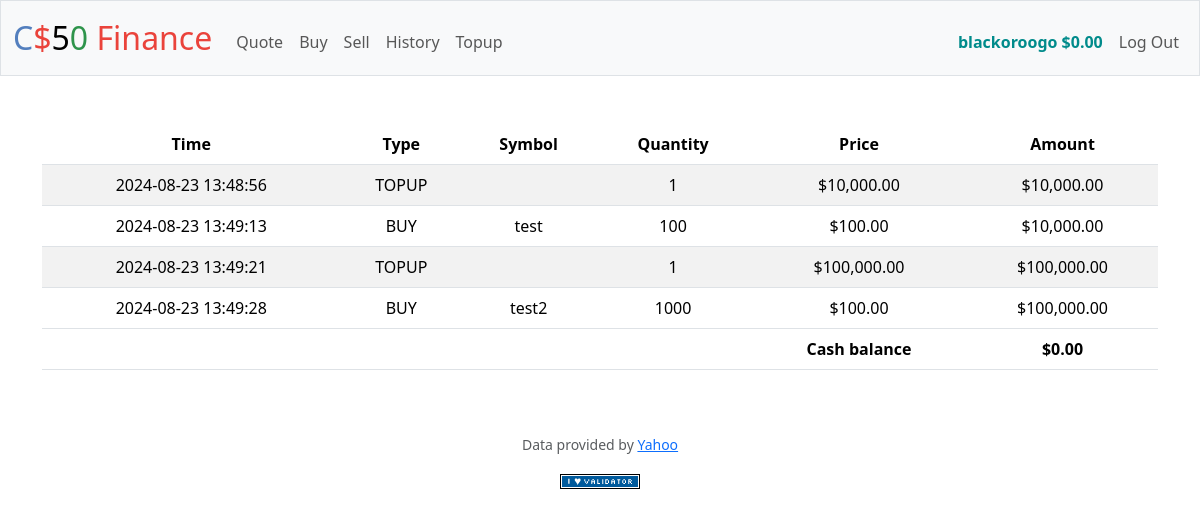
Screenshot of /history (signed in) with the database file from the repository.
### tables this page shows
CREATE TABLE users (
    id INTEGER PRIMARY KEY AUTOINCREMENT NOT NULL,
    username TEXT NOT NULL,
    hash TEXT NOT NULL,
    cash NUMERIC NOT NULL DEFAULT 10000.00 CHECK (cash >= 0.00)
);

CREATE TABLE user_transaction (
    id INTEGER PRIMARY KEY AUTOINCREMENT NOT NULL,
    user_id INTEGER NOT NULL,
    transation_time TIMESTAMP DEFAULT CURRENT_TIMESTAMP,
    transation_type_id INTEGER NOT NULL,
    symbol TEXT DEFAULT NULL,
    quantity INTEGER NOT NULL DEFAULT 1,
    price REAL NOT NULL,
    amount REAL NOT NULL GENERATED ALWAYS AS (quantity * price),
    FOREIGN KEY(user_id) REFERENCES users(id) FOREIGN KEY(transation_type_id) REFERENCES transaction_type(id)
);

CREATE TABLE transaction_type(
    id INTEGER PRIMARY KEY AUTOINCREMENT NOT NULL,
    name TEXT NOT NULL,
    TYPE TEXT NOT NULL CHECK (TYPE IN ('credit', 'debit'))
);

### app.py (the view)
@app.route("/history")
@login_required
def history():
    result = db.execute(SQL_USER_HISTORY, session["user_id"])
    return do_render("history.html", history=result)

### app.py (called while the page is built)
@app.after_request
def after_request(response):
    response.headers["Cache-Control"] = "no-cache, no-store, must-revalidate"
    response.headers["Expires"] = 0
    response.headers["Pragma"] = "no-cache"
    return response

def do_render(*args, **kwargs):
    if session.get("user_id"):
        user_data = db.execute(SQL_GET_USER_DATA, session["user_id"])[0]
        return render_template(*args, **kwargs, user_data=user_data)
    return render_template(*args, **kwargs)

### helpers.py (called while the page is built)
def login_required(f):
    @wraps(f)
    def decorated_function(*args, **kwargs):
        if session.get("user_id") is None:
            return redirect("/login")
        return f(*args, **kwargs)
    return decorated_function

def usd(value):
    return f"${value:,.2f}"

### templates/history.html (shortened to what this page needs)
{% extends "layout.html" %}
{% block main %}
    {% if history %}
        <table class="table table-striped">
            <thead >
                <tr>
                    <th scope="col">Time</th>
                    <th scope="col">Type</th>
                    <th scope="col">Symbol</th>
                    <th scope="col">Quantity</th>
                    <th scope="col">Price</th>
                    <th scope="col">Amount</th>
                </tr>
            </thead>
            <tbody>
                {% for item in history %}
                    <tr>
                        <td>{{ item["time"] }}</td>
                        <td>{{ item["name"] }}</td>
                        <td>{% if item["symbol"] %}
                            {{ item["symbol"] }}
                        {% endif %}</td>
                        <td>{{ item["quantity"] }}</td>
                        <td>{{ item["price"] | usd }}</td>
                        <td>{{ item["amount"] | usd }}</td>
                    </tr>
                {% endfor %}
            </tbody>
            <tfoot>
                <tr>
                    <td></td>
                    <td></td>
                    <td></td>
                    <td></td>
                    <td>Cash balance</td>
                    <td>{{ history | sum(attribute='balance_amount') | usd }}</td>
                </tr>
            </tfoot>
        </table>
    {% endif %}
{% endblock %}

### templates/layout.html (shortened to what this page needs)
<!DOCTYPE html>
<html lang="en">
    <head>
        <link href="https://cdn.jsdelivr.net/npm/bootstrap@5.3.3/dist/css/bootstrap.min.css"
              rel="stylesheet"
>
        <link href="/static/styles.css" rel="stylesheet">
    </head>
    <body>
        <nav class="bg-light border navbar navbar-expand-md navbar-light">
            <div class="container-fluid">
                <a class="navbar-brand" href="/"><span class="blue">C</span><span class="red">$</span><span class="yellow">5</span><span class="green">0</span> <span class="red">Finance</span></a>
                <div class="collapse navbar-collapse" id="navbar">
                    {% if session["user_id"] %}
                        <ul class="navbar-nav me-auto mt-2">
                            <li class="nav-item">
                                <a class="nav-link" href="/quote">Quote</a>
                            </li>
                            <li class="nav-item">
                                <a class="nav-link" href="/buy">Buy</a>
                            </li>
                            <li class="nav-item">
                                <a class="nav-link" href="/sell">Sell</a>
                            </li>
                            <li class="nav-item">
                                <a class="nav-link" href="/history">History</a>
                            </li>
                            <li class="nav-item">
                                <a class="nav-link" href="/topup">Topup</a>
                            </li>
                        </ul>
                        <ul class="navbar-nav ms-auto mt-2">
                            {% if user_data %}
                                <li class="nav-item">
                                    <a class="nav-link user" href="/topup">{{ user_data["username"] }} {{ user_data["cash"] | usd }}</a>
                                </li>
                            {% endif %}
                            <li class="nav-item">
                                <a class="nav-link" href="/logout">Log Out</a>
                            </li>
                        </ul>
                    {% endif %}
                </div>
            </div>
        </nav>
        <main class="container py-5 text-center">
            {% block main %}{% endblock %}
        </main>
        <footer class="mb-5">
            <p class="mb-3 small text-center text-muted">
                Data provided by <a href="https://finance.yahoo.com/">Yahoo</a>
            </p>
            <form action="https://validator.w3.org/check"
                  class="text-center"
                  enctype="multipart/form-data"
                  method="post"
                  target="_blank">
                <input alt="Validate" src="/static/I_heart_validator.png" type="image">
            </form>
        </footer>
    </body>
</html>

### static/styles.css (style rules this page uses)
nav .navbar-brand { font-size: xx-large; }
nav .navbar-brand .blue { color: #537fbe; }
nav .navbar-brand .red { color: #ea433b; }
nav .navbar-brand .green { color: #2e944b; }
tfoot { font-weight: bolder; }
.user { font-weight: bolder; color: darkcyan; }

### rows the page displays
users: username "blackoroogo"
user_transaction: time "2024-08-23 13:48:56", name "TOPUP", quantity "1", price "$10,000.00", amount "$10,000.00"
user_transaction: time "2024-08-23 13:49:13", name "BUY", symbol "test", quantity "100", price "$100.00", amount "$10,000.00"
user_transaction: time "2024-08-23 13:49:21", name "TOPUP", quantity "1", price "$100,000.00", amount "$100,000.00"
user_transaction: time "2024-08-23 13:49:28", name "BUY", symbol "test2", quantity "1000", price "$100.00", amount "$100,000.00"

### other values shown
{{ user_data["cash"] | usd }} "$0.00"
{{ history | sum(attribute='balance_amount') | usd }} "$0.00"
